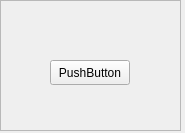
<?xml version="1.0" encoding="UTF-8"?>
<ui version="4.0">
 <class>Form</class>
 <widget class="QWidget" name="Form">
  <property name="geometry">
   <rect>
    <x>0</x>
    <y>0</y>
    <width>185</width>
    <height>133</height>
   </rect>
  </property>
  <property name="windowTitle">
   <string>Form</string>
  </property>
  <widget class="QFrame" name="child_object">
   <property name="geometry">
    <rect>
     <x>0</x>
     <y>0</y>
     <width>181</width>
     <height>131</height>
    </rect>
   </property>
   <property name="frameShape">
    <enum>QFrame::Shape::StyledPanel</enum>
   </property>
   <property name="frameShadow">
    <enum>QFrame::Shadow::Raised</enum>
   </property>
   <widget class="QPushButton" name="grandson_object">
    <property name="geometry">
     <rect>
      <x>50</x>
      <y>60</y>
      <width>80</width>
      <height>25</height>
     </rect>
    </property>
    <property name="text">
     <string>PushButton</string>
    </property>
   </widget>
  </widget>
 </widget>
 <resources/>
 <connections/>
</ui>
